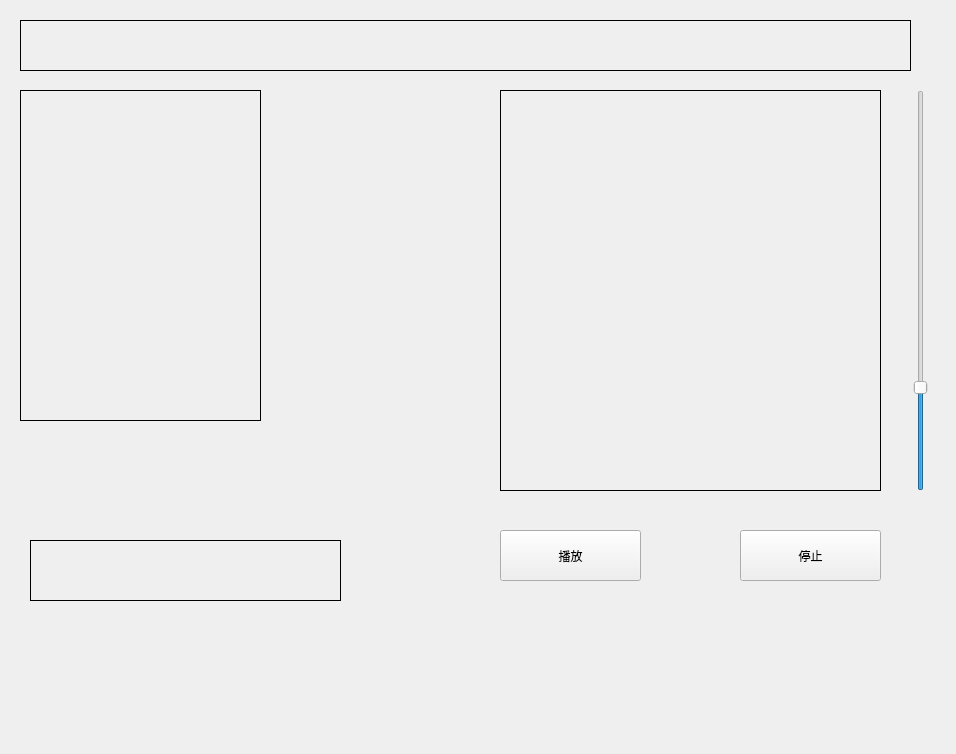
<?xml version="1.0" encoding="UTF-8"?>
<ui version="4.0">
 <class>Widget</class>
 <widget class="QWidget" name="Widget">
  <property name="geometry">
   <rect>
    <x>0</x>
    <y>0</y>
    <width>956</width>
    <height>754</height>
   </rect>
  </property>
  <property name="windowTitle">
   <string>Widget</string>
  </property>
  <widget class="QLabel" name="textLabel">
   <property name="geometry">
    <rect>
     <x>20</x>
     <y>20</y>
     <width>891</width>
     <height>51</height>
    </rect>
   </property>
   <property name="frameShape">
    <enum>QFrame::Box</enum>
   </property>
   <property name="text">
    <string/>
   </property>
  </widget>
  <widget class="QLabel" name="picLabel">
   <property name="geometry">
    <rect>
     <x>20</x>
     <y>90</y>
     <width>241</width>
     <height>331</height>
    </rect>
   </property>
   <property name="frameShape">
    <enum>QFrame::Box</enum>
   </property>
   <property name="text">
    <string/>
   </property>
  </widget>
  <widget class="QLabel" name="gifLabel">
   <property name="geometry">
    <rect>
     <x>500</x>
     <y>90</y>
     <width>381</width>
     <height>401</height>
    </rect>
   </property>
   <property name="frameShape">
    <enum>QFrame::Box</enum>
   </property>
   <property name="text">
    <string/>
   </property>
  </widget>
  <widget class="QPushButton" name="playBtn">
   <property name="geometry">
    <rect>
     <x>500</x>
     <y>530</y>
     <width>141</width>
     <height>51</height>
    </rect>
   </property>
   <property name="text">
    <string>播放</string>
   </property>
  </widget>
  <widget class="QPushButton" name="stopBtn">
   <property name="geometry">
    <rect>
     <x>740</x>
     <y>530</y>
     <width>141</width>
     <height>51</height>
    </rect>
   </property>
   <property name="text">
    <string>停止</string>
   </property>
  </widget>
  <widget class="QSlider" name="speedSlider">
   <property name="geometry">
    <rect>
     <x>910</x>
     <y>90</y>
     <width>22</width>
     <height>401</height>
    </rect>
   </property>
   <property name="maximum">
    <number>400</number>
   </property>
   <property name="value">
    <number>100</number>
   </property>
   <property name="orientation">
    <enum>Qt::Vertical</enum>
   </property>
  </widget>
  <widget class="QLabel" name="numLabel">
   <property name="geometry">
    <rect>
     <x>30</x>
     <y>540</y>
     <width>311</width>
     <height>61</height>
    </rect>
   </property>
   <property name="frameShape">
    <enum>QFrame::Box</enum>
   </property>
   <property name="text">
    <string/>
   </property>
  </widget>
 </widget>
 <layoutdefault spacing="6" margin="11"/>
 <resources/>
 <connections/>
</ui>
